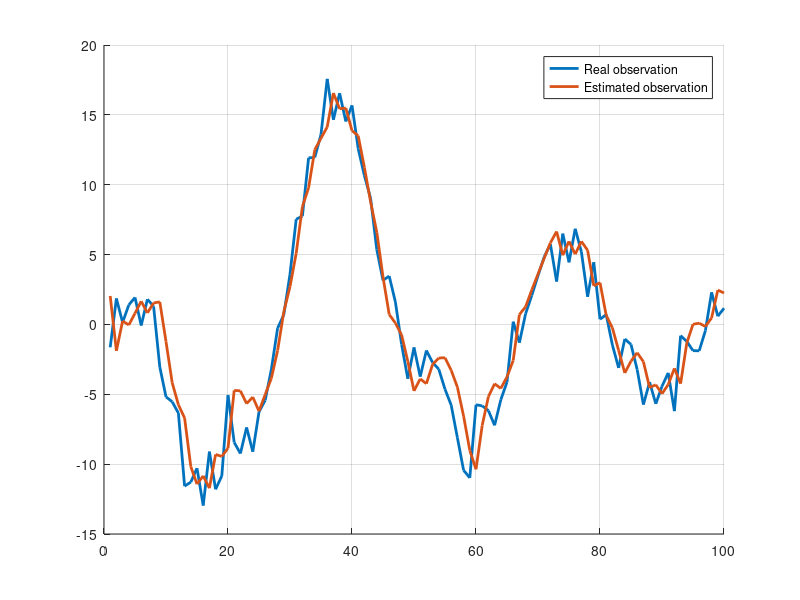

Write MATLAB code to recreate this figure.
clear all; clc; close all;
% This script implements the linear Kalman filter and shows its performance
% on a 2nd order under-damped LTI system.

% In the first part, a noisy model with two state variables is simulated and
% in the second part, Kalman filtering is applied to estimate the real observations.

% Model characteristics
% X(t) = A * X(t-1) + V(t) ---> A: State transition matrix, V=N(Mv,Q) : Process noise
% y(t) = C * X(t)   + N(t) ---> C: Output matrix          , N=N(Mr,R) : Observation noise

StateDim = 2;                      % Number of states ( size(A,1) )
ObsDim = 1;                        % Number of observations ( size(C,1) )

A = [1.9223   -0.9604              % 2nd order under-damped LTI system
    1.0000         0];

C = zeros(ObsDim,StateDim);        % Matrix C (Between outputs ans states), C = [I 0 0 ...]
C(:,1) = 1;

N  = 100;                         % Number of datapoints
X  = zeros(StateDim,N);            % State data buffer
y  = zeros(ObsDim,N);              % Observation data buffer

% Generate Process Noise (Noise of the state equations)
Var_PNoise = .1;                   % Process Noise variance
Mu_PNoise = 0;                     % Process Noise mean
Std_PNoise = sqrt(Var_PNoise)';    % Standard deviation of the process noise
PNoise = Std_PNoise * randn(StateDim,N) + Mu_PNoise*ones(StateDim,N);    % Gaussian Process Noise
Q = cov(PNoise');                  % Process Noise Covariance Matrix

% Generate Observation Noise (Noise of the output equation0
Var_ONoise = 2;                    % Observation Noise variance
Mu_ONoise = 0;                     % Observation Noise mean
Std_ONoise = sqrt(Var_ONoise)';    % Standard deviation of the observation noise
ONoise = Std_ONoise * randn(ObsDim,N) + Mu_ONoise*ones(ObsDim,N);    % Gaussian Observation Noise
R = cov(ONoise');                  % Observation Noise Covariance Matrix

% Initial values for the model
X(:,1) = [1 0]';                   % Initial state
y(1) = C * X(:,1) + ONoise(:,1);   % Initial observation

% Simulate states and observations
% B and D matrices have been ignored in the model.
for i = 2 : N
    X(:,i) = A * X(:,i-1) + PNoise(:,i); % States
    y(:,i) = C * X(:,i)   + ONoise(:,i); % Real Observations
end

% Kalman filtering...
xh(:,1) = 0.01*randn(StateDim,1);    % Initial state
Px = eye(StateDim);                  % Initial state covariance matrix

for i = 1 : size(y,2)
    %---------- Time Update ----------
    % A priori estimate of the current state ( x(t|t-1) = A*x(t-1|t-1) )
    xh_(:,i) = A * xh(:,i);
   
    % A priori estimate of the state covariance matrix ( P(t|t-1) = A*P(t-1|t-1)*A' + Q )
    Px_ = A*Px*A' + Q;
   
    %---------- Measurement Update ----------
    % Kalman filter coefficient ( K(t) = P(t|t-1) * C' * inv(C*P(t|t-1) * C' + R) )
    K = Px_ * C' * inv(C*Px_*C' + R);
   
    % Estimated observation ( y(t|t-1) = C*x(t|t-1) + R )
    yh_(:,i) = C * xh_(:,i) + R;
   
    % Measurement residual error or innovation error ( y(t) - y(t|t-1) )
    inov(:,i) = y(:,i) - yh_(:,i);
   
    % A posteriori (updated) estimate of the current state ( x(t|t) = x(t|t-1) + K(t)*(y(t)-y(t|t-1)) )
    xh(:,i+1) = xh_(:,i) + K * inov(:,i);
   
    % A posteriori (updated) state covariance matrix ( P(t|t) = (I - K(t)*C) * P(t|t-1) )
    Px = Px_ - K*C*Px_;
   
end
   
%% Plot the estimation results   
figure; hold on; grid on;
plot(y, '-', 'LineWidth', 2);
plot(yh_,'-', 'LineWidth', 2);
legend('Real observation', 'Estimated observation');
